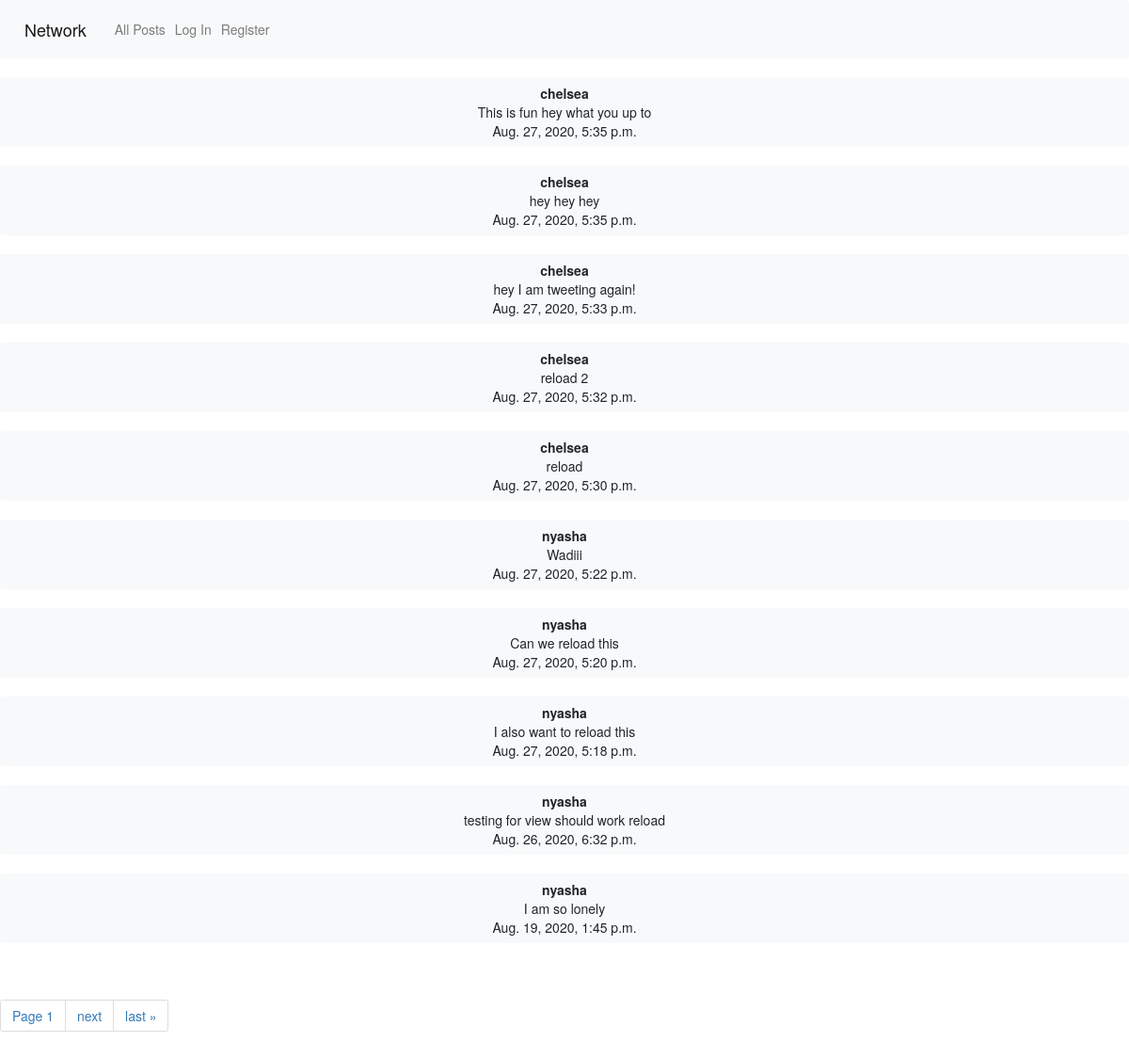
The page / on the database its author committed.
### network/models.py (models this page shows, shortened)
class Tweet(models.Model):
    user = models.ForeignKey(User, related_name="tweets", on_delete=models.CASCADE)
    body = models.TextField(blank=True)
    timestamp = models.DateTimeField(auto_now_add=True)

class User(AbstractUser):
    def serialize(self):
        return{
            "id": self.id,
            "username":self.username,
            "tweets": [{"id":tweets.id,"body": tweets.body, "time": tweets.timestamp} for tweets in self.tweets.order_by("-timestamp").all()],
            "following":[user.following_user_id.id for user in self.following.all()],
            "followers":[user.user_id.id for user in self.followers.all()]
        }

### network/views.py (the view)
# urls.py: path("", views.index, name="index"),
def index(request):
    if request.user.is_authenticated:
        tweets = Tweet.objects.all()
        tweets = tweets.order_by("-timestamp").all()
        paginator = Paginator(tweets, 10)
        page_number = request.GET.get('page')
        tweets_obj = paginator.get_page(page_number)
        return render(request, 'network/logged.html', {'tweets_obj': tweets_obj})
    else:
        tweets = Tweet.objects.all()
        tweets = tweets.order_by("-timestamp").all()
        paginator = Paginator(tweets, 10)
        page_number = request.GET.get('page')
        tweets_obj = paginator.get_page(page_number)
        return render(request, 'network/index.html', {'tweets_obj': tweets_obj})

### network/templates/network/index.html (shortened to what this page needs)
{% extends "network/layout.html" %}
{% load static %}
{% block body %}
<div id="all_tweets_view">
<div id="all_tweets_list">
{% for tweet in tweets_obj %}
<button class="tweet btn btn-light bd btn-block"><a><b>{{tweet.user.username}}</b></a><br>{{tweet.body}}<br>{{tweet.timestamp}}</button><br>
{% endfor %}
<div class="pagination">
    <span class="step-links">
        <ul class="pagination">
        <li class="page-item"><a class="page-link"><span class="current">Page {{ tweets_obj.number }}</span></a></li>
        {% if tweets_obj.has_next %}
            <li class="page-item"><a class="page-link" href="?page={{ tweets_obj.next_page_number }}">next</a></li>
            <li class="page-item"><a class="page-link" href="?page={{ tweets_obj.paginator.num_pages }}">last &raquo;</a></li>
        {% endif %}
        </ul>
    </span>
</div>
    </div>
</div>
{% endblock %}

### network/static/network/styles.css (style rules this page uses)
.bd { border-color:gray; }

### rows shown on the page
Tweet: user.username "chelsea", body "This is fun hey what you up to", timestamp "Aug. 27, 2020, 5:35 p.m."
Tweet: user.username "chelsea", body "hey hey hey", timestamp "Aug. 27, 2020, 5:35 p.m."
Tweet: user.username "chelsea", body "hey I am tweeting again!", timestamp "Aug. 27, 2020, 5:33 p.m."
Tweet: user.username "chelsea", body "reload 2", timestamp "Aug. 27, 2020, 5:32 p.m."
Tweet: user.username "chelsea", body "reload", timestamp "Aug. 27, 2020, 5:30 p.m."
Tweet: user.username "nyasha", body "Wadiii", timestamp "Aug. 27, 2020, 5:22 p.m."
Tweet: user.username "nyasha", body "Can we reload this", timestamp "Aug. 27, 2020, 5:20 p.m."
Tweet: user.username "nyasha", body "I also want to reload this", timestamp "Aug. 27, 2020, 5:18 p.m."
Tweet: user.username "nyasha", body "testing for view should work reload", timestamp "Aug. 26, 2020, 6:32 p.m."
Tweet: user.username "nyasha", body "I am so lonely", timestamp "Aug. 19, 2020, 1:45 p.m."

### other values the page prints
{{ tweets_obj.number }} "1"
